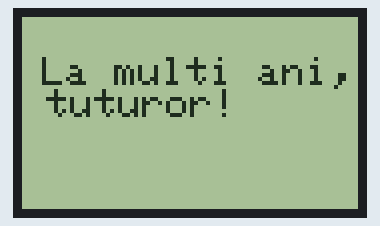
This sketch was run on a simulated Arduino Uno, built with avr-gcc and run on an emulated ATmega328P. On the bench: 84×48 one-colour display.

Above: at 0.1 s.
At 2.1 s:
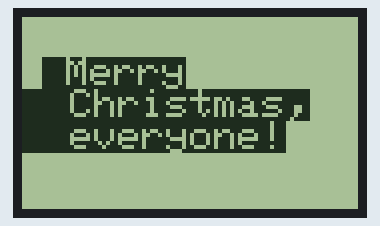

Measured:
- what the display in image 1 shows lasts 2.0 s, from 2.1 s to 4.1 s

The sketch:

Nokia5110_LCD.ino
```cpp
#include <SPI.h>
#include <Adafruit_GFX.h>
#include <Adafruit_PCD8544.h>

// Declare LCD object for software SPI
// Adafruit_PCD8544(CLK,DIN,D/C,CE,RST)
Adafruit_PCD8544 display = Adafruit_PCD8544(7, 6, 5, 4, 3);

int rotatetext = 1;

void setup()   {
  Serial.begin(9600);

  //Initialize Display
  display.begin();

  // you can change the contrast around to adapt the display for the best viewing!
  display.setContrast(500);

  // Clear the buffer
  display.clearDisplay();

}

void loop() {
    // Display Text
  display.setTextSize(1.5);
  display.setTextColor(BLACK);
  display.setCursor(5,10);
  display.println("La multi ani, tuturor!");
  display.display();
  delay(2000);
  display.clearDisplay();


  // Display Inverted Text
  display.setTextColor(WHITE, BLACK); // 'inverted' text
  display.setCursor(5,10);
  display.println(" Merry");
  display.println("  Christmas,");
  display.println("  everyone!");
  display.display();
  delay(2000);
  display.clearDisplay();


  }
```
